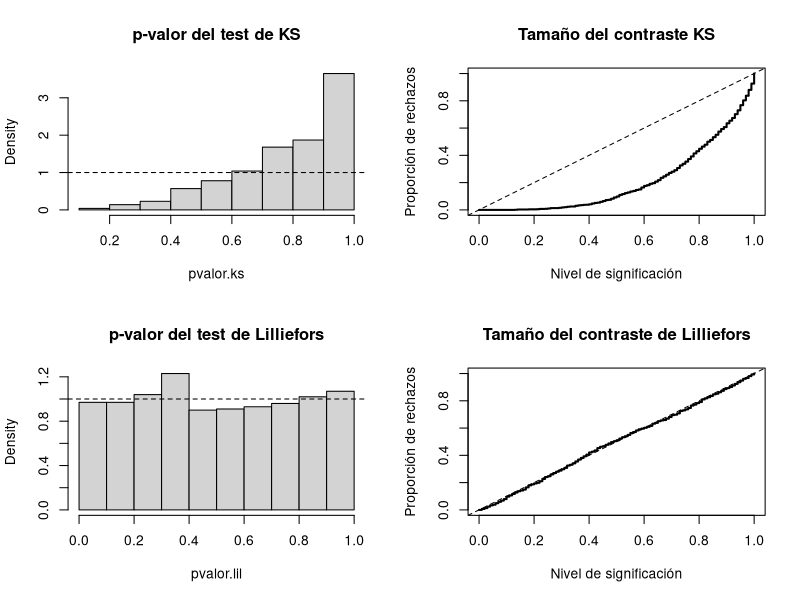
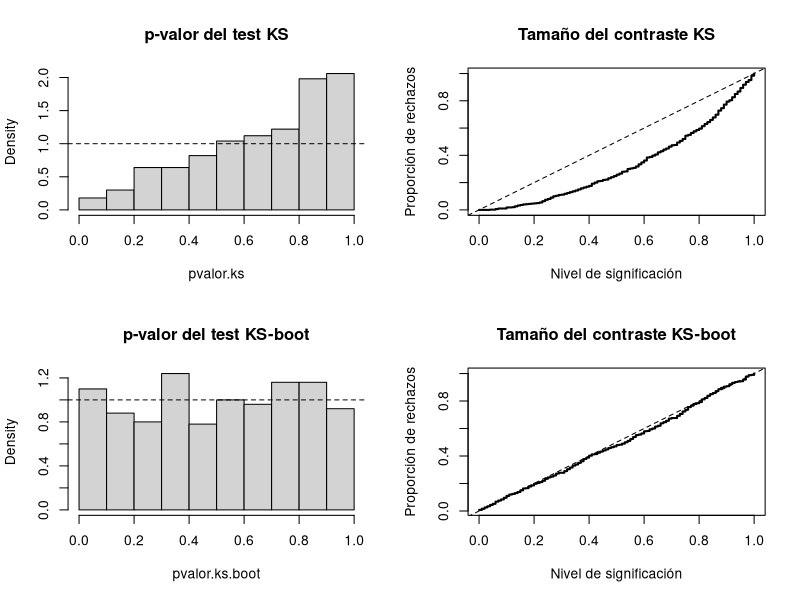
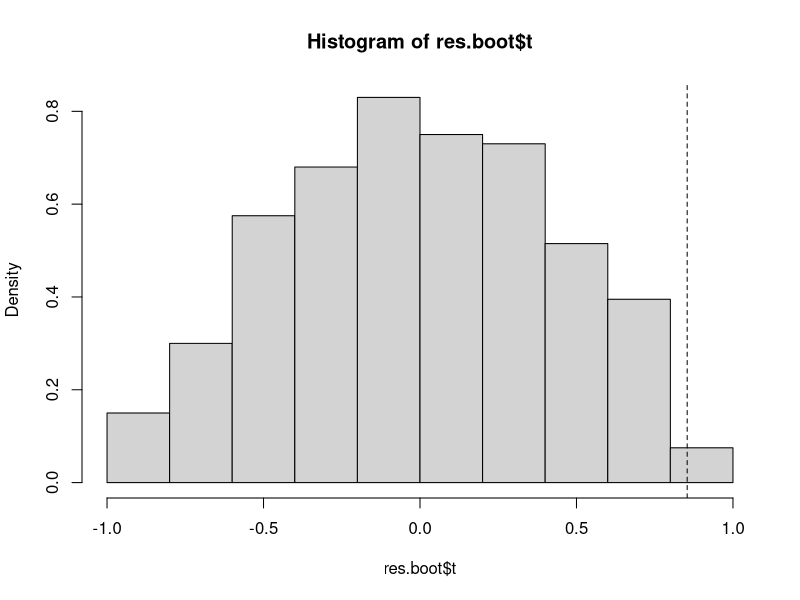
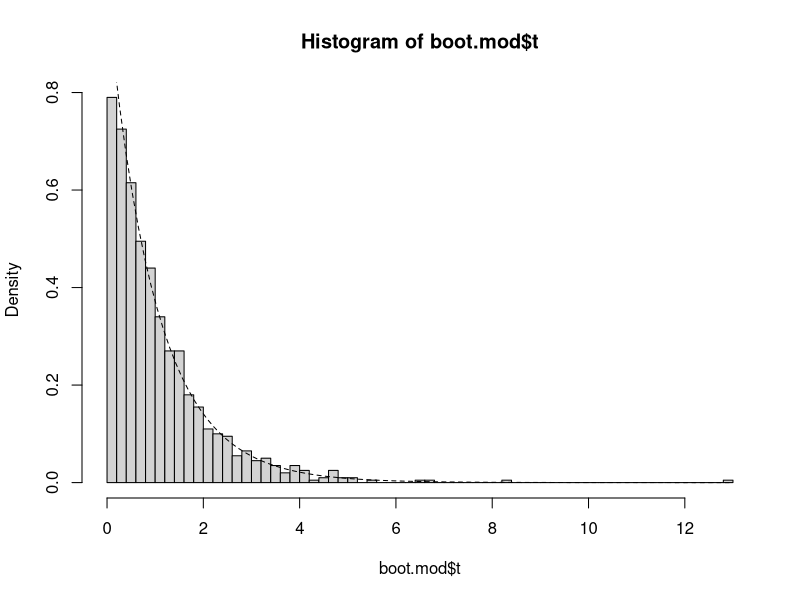
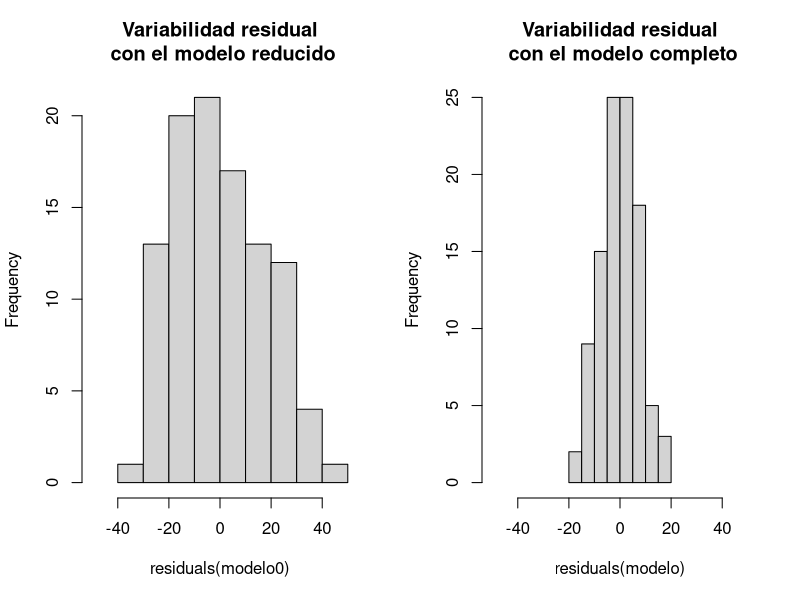
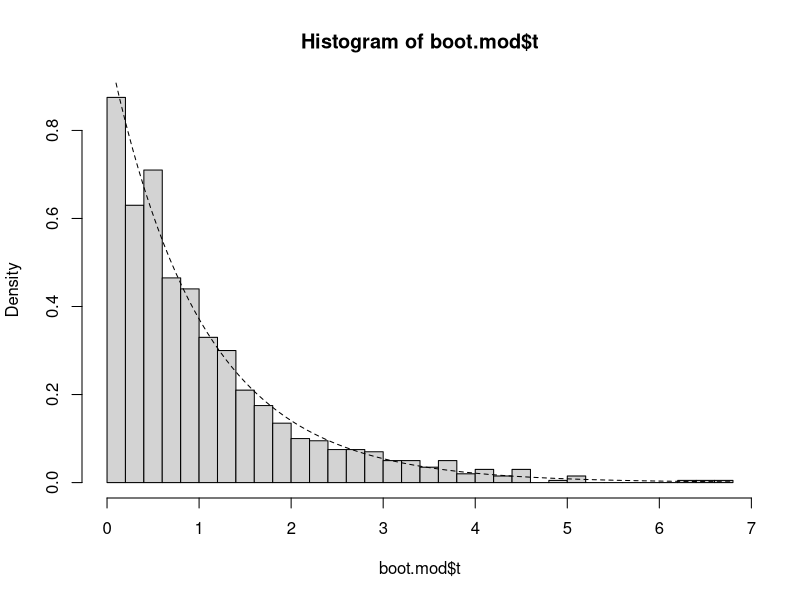

The R script that drew these images, in order: (Note: this script raises an error after producing the figures.)
## ---- chunk 1

## ---- chunk 2
# Valores iniciales
library(nortest)
set.seed(1)
nx <- 30
mx <- 0
sx <- 1
nsim <- 1000
# Realizar contrastes
pvalor.ks <- numeric(nsim)
pvalor.lil <- numeric(nsim)
for(isim in 1:nsim) {
  rx <- rnorm(nx, mx, sx)
  pvalor.ks[isim] <- ks.test(rx, "pnorm", mean(rx), sd(rx))$p.value
  pvalor.lil[isim] <- lillie.test(rx)$p.value
}
## ---- chunk 3
old.par <- par(mfrow=c(2, 2))
# Histograma
hist(pvalor.ks, freq=FALSE, main = "p-valor del test de KS")
abline(h=1, lty=2)   # curve(dunif(x,0,1), add=TRUE)
# Distribución empírica
curve(ecdf(pvalor.ks)(x), type = "s", lwd = 2, 
      main = 'Tamaño del contraste KS', ylab = 'Proporción de rechazos', 
      xlab = 'Nivel de significación')
abline(a=0, b=1, lty=2)   # curve(punif(x, 0, 1), add = TRUE)
# Histograma
hist(pvalor.lil, freq=FALSE, main = "p-valor del test de Lilliefors")
abline(h=1, lty=2)   # curve(dunif(x,0,1), add=TRUE)
# Distribución empírica
curve(ecdf(pvalor.lil)(x), type = "s", lwd = 2, 
      main = 'Tamaño del contraste de Lilliefors', ylab = 'Proporción de rechazos', 
      xlab = 'Nivel de significación')
abline(a=0, b=1, lty=2)   # curve(punif(x, 0, 1), add = TRUE)
par(old.par)
## ---- chunk 4
ks.exp.boot <- function(x, nboot = 10^3) {
  DNAME <- deparse(substitute(x))
  METHOD <- "Kolmogorov-Smirnov Test of pexp by bootstrap" 
  n <- length(x)
  RATE <- 1/mean(x)
  ks.exp.stat <- function(x, rate = 1/mean(x)) { # se estima el parámetro
    DMinus <- pexp(sort(x), rate=rate) - (0:(n - 1))/n
    DPlus <- 1/n - DMinus
    Dn = max(c(DMinus, DPlus))
  }  
  STATISTIC <- ks.exp.stat(x, rate = RATE) 
  names(STATISTIC) <- "Dn"
  # PVAL <- 0
  # for(i in 1:nboot) {
  #   rx <- rexp(n, rate = RATE)
  #   if (STATISTIC <= ks.exp.stat(rx)) PVAL <- PVAL + 1
  # }
  # PVAL <- PVAL/nboot
  # PVAL <- (PVAL + 1)/(nboot + 1) # Alternativa para aproximar el p-valor
  rx <- matrix(rexp(n*nboot, rate = RATE), ncol=n)
  PVAL <- mean(STATISTIC <= apply(rx, 1, ks.exp.stat))
  return(structure(list(statistic = STATISTIC, alternative = "two.sided", 
                   p.value = PVAL, method = METHOD, data.name = DNAME), 
                   class = "htest"))
}
## ---- chunk 5
# Valores iniciales
set.seed(1)
nx <- 30
ratex <- 1
nsim <- 500
# Realizar contrastes
pvalor.ks <- numeric(nsim)
pvalor.ks.boot <- numeric(nsim)
for(isim in 1:nsim) {
  rx <- rexp(nx, ratex)
  pvalor.ks[isim] <- ks.test(rx, "pexp", 1/mean(rx))$p.value
  pvalor.ks.boot[isim] <- ks.exp.boot(rx, nboot = 200)$p.value
}
# Generar gráficos
old.par <- par(mfrow=c(2, 2))
# Histograma
hist(pvalor.ks, freq=FALSE, main = "p-valor del test KS")
abline(h=1, lty=2)   # curve(dunif(x,0,1), add=TRUE)
# Distribución empírica
curve(ecdf(pvalor.ks)(x), type = "s", lwd = 2, 
      main = 'Tamaño del contraste KS', ylab = 'Proporción de rechazos', 
      xlab = 'Nivel de significación')
abline(a=0, b=1, lty=2)   # curve(punif(x, 0, 1), add = TRUE)
# Histograma
hist(pvalor.ks.boot, freq=FALSE, main = "p-valor del test KS-boot")
abline(h=1, lty=2)   # curve(dunif(x,0,1), add=TRUE)
# Distribución empírica
curve(ecdf(pvalor.ks.boot)(x), type = "s", lwd = 2, 
      main = 'Tamaño del contraste KS-boot', ylab = 'Proporción de rechazos', 
      xlab = 'Nivel de significación')
abline(a=0, b=1, lty=2)   # curve(punif(x, 0, 1), add = TRUE)
par(old.par)
## ---- chunk 6
library(boot)
data('dogs', package = "boot")
# plot(dogs)
## ---- chunk 7
cor(dogs$mvo, dogs$lvp)
# with(dogs, cor(mvo, lvp))
## ---- chunk 8
cor.test(dogs$mvo, dogs$lvp)
# with(dogs, cor.test(mvo, lvp))
## ---- chunk 9
cor.test(dogs$mvo, dogs$lvp, alternative = "greater")
## ---- chunk 10
library(boot)

statistic <- function(data, i) cor(data$mvo, data$lvp[i])

set.seed(1)
res.boot <- boot(dogs, statistic, R = 1000, sim = "permutation")
# res.boot
## ---- chunk 11
hist(res.boot$t, freq = FALSE)
abline(v = res.boot$t0, lty = 2)
## ---- chunk 12
pval.greater <- mean(res.boot$t >= res.boot$t0)
pval.greater
## ---- chunk 13
pval.less <- mean(res.boot$t <= res.boot$t0)
pval <- 2*min(pval.less, pval.greater)
pval
## ---- chunk 14
data(Prestige, package = "carData")
# ?Prestige
## ---- chunk 15
modelo <- lm(prestige ~ income + education, data = Prestige)
summary(modelo)
## ---- chunk 16
res <- summary(modelo)
# names(res)
stat <- res$fstatistic[1]
df <- res$fstatistic[2]
dfr <- res$fstatistic[3]
res$fstatistic
## ---- chunk 17
n <- nrow(Prestige)
q <- 3
q0 <- 1
rss0 <- with(Prestige, sum((prestige - mean(prestige))^2))
rss <- sum(residuals(modelo)^2)
inc.mse <- (rss0 - rss)/(q - q0)  # Incremento en varibilidad explicada
msr <-  rss/(n - q)               # Variabilidad residual
inc.mse/msr
## ---- chunk 18
modelo0 <- lm(prestige ~ 1, data = Prestige)
## ---- chunk 19
anova(modelo0, modelo)
## ---- chunk 20
library(boot)

pres.dat <- Prestige
# pres.dat$fit0 <- mean(Prestige$prestige)
# pres.dat$fit0 <- predict(modelo0)
pres.dat$res0 <- with(Prestige, prestige - mean(prestige))
# pres.dat$res0 <- residuals(modelo0)

mod.stat <- function(data, i) {
    data$prestige <- mean(data$prestige) + data$res0[i]
    fit <- lm(prestige ~ income + education, data = data)
    summary(fit)$fstatistic[1]
}

set.seed(1)
boot.mod <- boot(pres.dat, mod.stat, R = 1000)
boot.mod

hist(boot.mod$t, breaks = "FD", freq = FALSE)
curve(pf(x, df, dfr, lower.tail = FALSE), lty = 2, add = TRUE)

# pval <- mean(boot.mod$t >= boot.mod$t0)
pval <- mean(boot.mod$t >= stat)
pval
## ---- chunk 21
old.par <- par(mfrow=c(1,2))
hist(residuals(modelo0), xlim = c(-50, 50), 
     main = 'Variabilidad residual\n con el modelo reducido')
hist(residuals(modelo), xlim = c(-50, 50), 
     main = 'Variabilidad residual\n con el modelo completo')
par(old.par)
## ---- chunk 22
pres.dat <- Prestige
# pres.dat$fit0 <- mean(Prestige$prestige)
# pres.dat$fit0 <- predict(modelo0)
# pres.dat$res <- residuals(modelo)
pres.dat$sres <- residuals(modelo)/sqrt(1 - hatvalues(modelo))
pres.dat$sres <- pres.dat$sres - mean(pres.dat$sres)

mod.stat <- function(data, i) {
    # data$prestige <- mean(data$prestige) + data$res[i]
    data$prestige <- mean(data$prestige) + data$sres[i]
    fit <- lm(prestige ~ income + education, data = data)
    summary(fit)$fstatistic[1]
}

set.seed(1)
boot.mod <- boot(pres.dat, mod.stat, R = 1000)
boot.mod
## ---- chunk 23
hist(boot.mod$t, breaks = "FD", freq = FALSE)
curve(pf(x, df, dfr, lower.tail = FALSE), lty = 2, add = TRUE)

pval <- mean(boot.mod$t >= stat)
pval
## ---- chunk 24
# library(car)
crPlots(modelo)
## ---- chunk 25
modelo <- lm(prestige ~ income + I(income^2) + education, data = Prestige)
summary(modelo)
## ---- chunk 26
modelo0 <- lm(prestige ~ income + education, data = Prestige)
anova(modelo0, modelo)
## ---- chunk 27
library(boot)

# set.seed(DNI)
# ...
